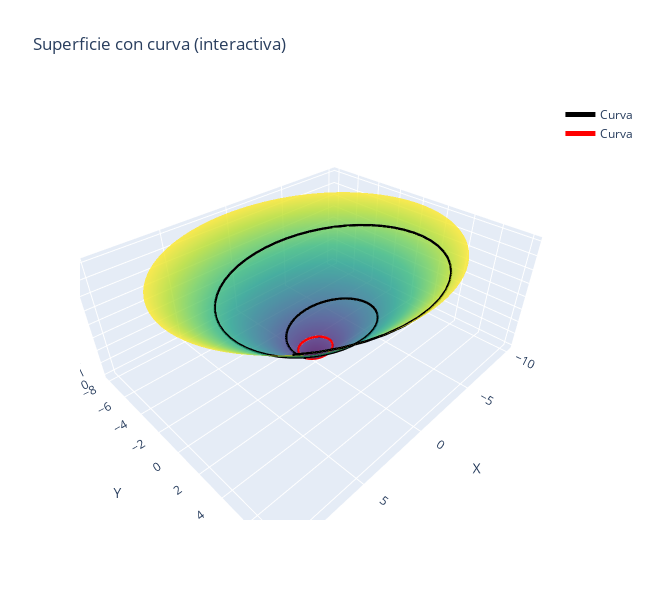

The cell this chart's notebook holds for it:
### Code cell
# Crear figura interactiva
fig = go.Figure()

# Superficie
fig.add_trace(go.Surface(
    x=X, y=Y, z=Z,
    colorscale='Viridis',
    opacity=0.8,
    showscale=False
))

# Curva
fig.add_trace(go.Scatter3d(
    x=X_curve,
    y=Y_curve,
    z=Z_curve,
    mode='lines',
    line=dict(color='black', width=5),
    name='Curva'
))

fig.add_trace(go.Scatter3d(
    x=X_inf,
    y=Y_inf,
    z=Z_inf,
    mode='lines',
    line=dict(color='red', width=5),
    name='Curva'
))

# Layout
fig.update_layout(
    title='Superficie con curva (interactiva)',
    scene=dict(
        xaxis_title='X',
        yaxis_title='Y',
        zaxis_title='Z'
    ),
    width=650,
    height=600
)
